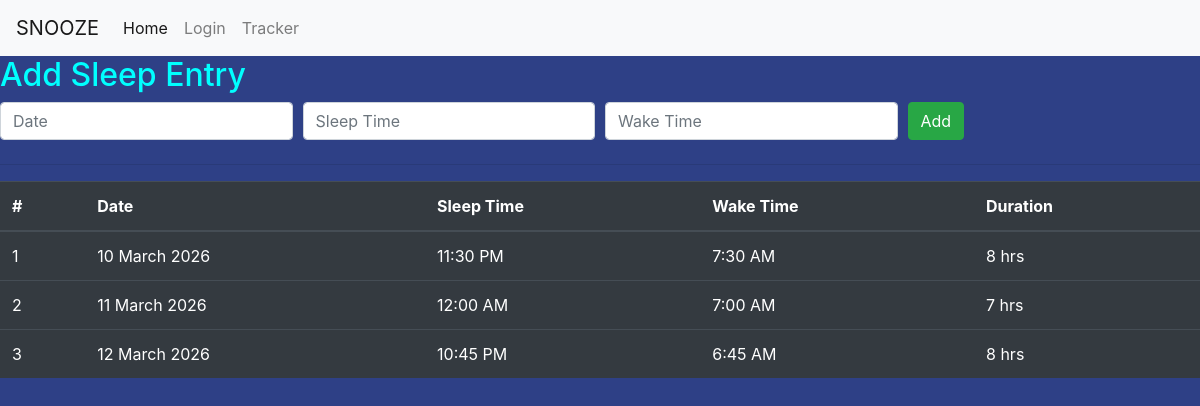
/track, run on an earlier commit of the app's database.
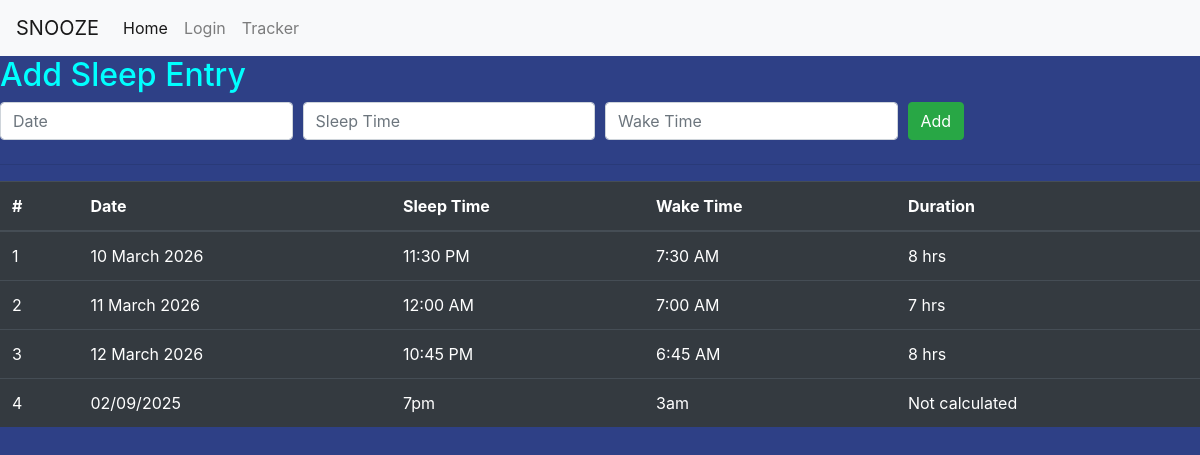
And on a later commit of the database.
### track/models.py (models this page shows, shortened)
class Sleep(db.Model):
    num = db.Column(db.Integer, primary_key=True)
    date = db.Column(db.String(20), nullable=False)
    sleeptime = db.Column(db.String(20), nullable=False)
    waketime = db.Column(db.String(20), nullable=False)
    duration = db.Column(db.String(20), nullable=False)
    user_num = db.Column(db.Integer, db.ForeignKey('user.num'), nullable=False)

### track/routes.py (the view, shortened to what this page needs)
@app.route("/track", methods=["GET", "POST"])
def Track():
    sleep_data = Sleep.query.all()
    return render_template("Tracker.html", sleep_data=sleep_data)

### track/templates/Tracker.html (shortened to what this page needs)
{% extends "base.html" %}
{% block content %}
<h2>Add Sleep Entry</h2>
<form method="POST" action="{{ url_for('Track') }}" class="mb-4">
    <div class="form-row">
        <div class="col">
            <input type="text" class="form-control" name="date" placeholder="Date">
        </div>
        <div class="col">
            <input type="text" class="form-control" name="sleeptime" placeholder="Sleep Time">
        </div>
        <div class="col">
            <input type="text" class="form-control" name="waketime" placeholder="Wake Time">
        </div>
        <div class="col">
            <button class="btn btn-success">Add</button>
        </div>
    </div>
</form>
<hr>
     <table class="table table-hover table-dark">
        <thead>
            <tr>
                <th scope="col">#</th>
                <th scope="col">Date</th>
                <th scope="col">Sleep Time</th>
                <th scope="col">Wake Time</th>
                <th scope="col">Duration</th>
            </tr>
        </thead>
        <tbody>
            {% for sleep in sleep_data %}
            <tr>
                <td>{{ sleep.num }}</td>
                <td>{{ sleep.date }}</td>
                <td>{{ sleep.sleeptime }}</td>
                <td>{{ sleep.waketime }}</td>
                <td>{{ sleep.duration }}</td>
            </tr>
            {% endfor %}
        </tbody>
     </table>
{% endblock %}

### track/templates/base.html (shortened to what this page needs)
<!DOCTYPE html>
<html lang="en">
<head>
    <link rel="stylesheet" href="https://cdn.jsdelivr.net/npm/bootstrap@4.5.3/dist/css/bootstrap.min.css">
</head>
<body>
    <nav class="navbar navbar-expand-md navbar-light bg-light">
      <a class="navbar-brand" href="#">SNOOZE</a>
      <div class="collapse navbar-collapse" id="navbarNav">
        <ul class="navbar-nav mr-auto">
            <li class="nav-item active">
                <a class="nav-link" href="{{ url_for('home') }}">Home <span class="sr-only">(current)</span></a>
            </li>
            <li class="nav-item">
                <a class="nav-link" href="{{ url_for('Login') }}">Login </a>
            </li>
            <li class="nav-item">
                <a class="nav-link" href="{{ url_for('Track') }}">Tracker </a>
            </li>
        </ul>
      </div>
    </nav>
      {% block content %}
      {% endblock %}
</body>
</html>

### track/templates/base.html (style rules this page uses)
body { background-color: #2e4086; color:aqua; }

What changed in the data, as far as the page shows it:
added Sleep: num "4", date "02/09/2025", sleeptime "7pm", waketime "3am", duration "Not calculated"
